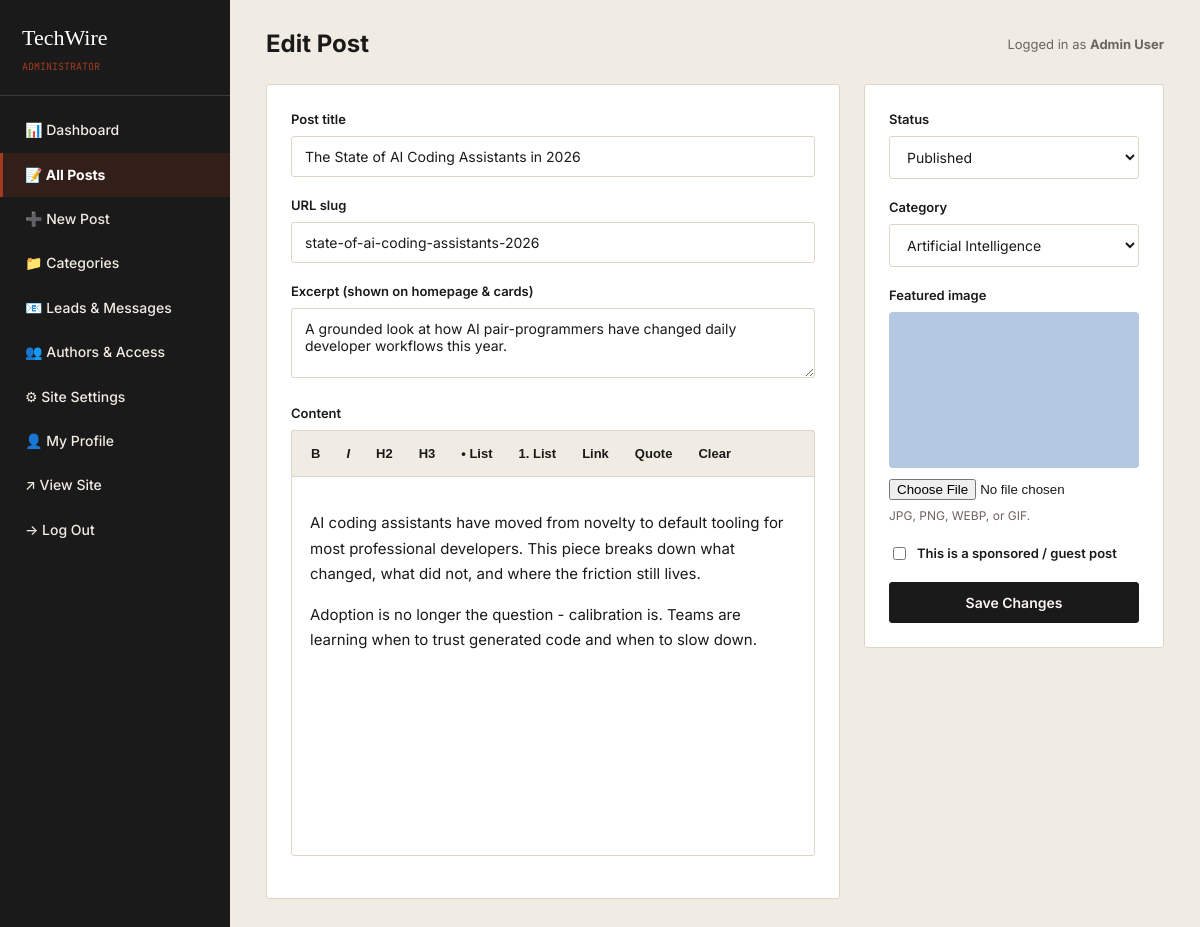
Screenshot of /admin/post-edit.php?id=1 (signed in) with the database file from the repository.
### tables this page shows
CREATE TABLE IF NOT EXISTS posts (
    id INT AUTO_INCREMENT PRIMARY KEY,
    title VARCHAR(255) NOT NULL,
    slug VARCHAR(255) NOT NULL UNIQUE,
    excerpt VARCHAR(500),
    content LONGTEXT NOT NULL,
    featured_image VARCHAR(255),
    category_id INT,
    author_id INT NOT NULL,
    status ENUM('draft','pending','published') NOT NULL DEFAULT 'draft',
    is_sponsored TINYINT(1) NOT NULL DEFAULT 0,
    post_type ENUM('standard','guest_post') NOT NULL DEFAULT 'standard',
    views INT NOT NULL DEFAULT 0,
    published_at DATETIME NULL,
    created_at DATETIME DEFAULT CURRENT_TIMESTAMP,
    updated_at DATETIME DEFAULT CURRENT_TIMESTAMP ON UPDATE CURRENT_TIMESTAMP,
    FOREIGN KEY (category_id) REFERENCES categories(id) ON DELETE SET NULL,
    FOREIGN KEY (author_id) REFERENCES users(id) ON DELETE CASCADE,
    FULLTEXT KEY ft_search (title, excerpt, content)
);

CREATE TABLE IF NOT EXISTS categories (
    id INT AUTO_INCREMENT PRIMARY KEY,
    name VARCHAR(100) NOT NULL,
    slug VARCHAR(100) NOT NULL UNIQUE,
    description VARCHAR(255),
    created_at DATETIME DEFAULT CURRENT_TIMESTAMP
);

### includes/functions.php (called while the page is built, shortened)
<?php
function e($str) {
    return htmlspecialchars($str ?? '', ENT_QUOTES, 'UTF-8');
}
function current_user_role() {
    return $_SESSION['user_role'] ?? null;
}

### admin/post-edit.php (the view, shortened to what this page needs)
<?php
require_once __DIR__ . '/../includes/config.php';
require_once __DIR__ . '/../includes/functions.php';
$post_id = (int)($_GET['id'] ?? 0);
$post = null;
if ($post_id) {
    $stmt = $pdo->prepare("SELECT * FROM posts WHERE id = ?");
    $stmt->execute([$post_id]);
    $post = $stmt->fetch();
}
$categories = $pdo->query("SELECT * FROM categories ORDER BY name")->fetchAll();
require_once __DIR__ . '/includes/admin-header.php';
?>
<form method="post" action="" enctype="multipart/form-data">
  <div class="editor-layout">
    <div>
      <div class="admin-card">
        <div class="form-group">
          <label for="title">Post title</label>
          <input type="text" id="title" name="title" required value="<?= e($post['title'] ?? '') ?>">
        </div>
        <div class="form-group">
          <label for="slug">URL slug</label>
          <input type="text" id="slug" name="slug" value="<?= e($post['slug'] ?? '') ?>" placeholder="auto-generated-from-title">
        </div>
        <div class="form-group">
          <label for="excerpt">Excerpt (shown on homepage &amp; cards)</label>
          <textarea id="excerpt" name="excerpt" style="min-height:70px;"><?= e($post['excerpt'] ?? '') ?></textarea>
        </div>
        <div class="form-group">
          <label>Content</label>
          <div class="editor-toolbar">
            <button data-cmd="bold"><b>B</b></button>
            <button data-cmd="italic"><i>I</i></button>
            <button data-cmd="formatBlock" data-value="H2">H2</button>
            <button data-cmd="formatBlock" data-value="H3">H3</button>
            <button data-cmd="insertUnorderedList">&bull; List</button>
            <button data-cmd="insertOrderedList">1. List</button>
            <button data-cmd="createLink" data-value="" onclick="this.setAttribute('data-value', prompt('Link URL:','https://') || '')">Link</button>
            <button data-cmd="formatBlock" data-value="BLOCKQUOTE">Quote</button>
            <button data-cmd="removeFormat">Clear</button>
          </div>
          <div id="content-editor" contenteditable="true"><?= $post['content'] ?? '<p>Start writing your article here...</p>' ?></div>
        </div>
      </div>
    </div>
    <div>
      <div class="admin-card">
        <div class="form-group">
          <label for="status">Status</label>
          <select id="status" name="status">
            <?php if (!$is_admin): ?>
              <option value="pending" <?= ($post['status'] ?? '')==='pending'?'selected':'' ?>>Submit for Review</option>
            <?php else: ?>
              <option value="published" <?= ($post['status'] ?? '')==='published'?'selected':'' ?>>Published</option>
            <?php endif; ?>
          </select>
        </div>
        <div class="form-group">
          <label for="category_id">Category</label>
          <select id="category_id" name="category_id">
            <?php foreach ($categories as $c): ?>
            <option value="<?= (int)$c['id'] ?>" <?= ($post['category_id'] ?? null)==$c['id']?'selected':'' ?>><?= e($c['name']) ?></option>
            <?php endforeach; ?>
          </select>
        </div>
        <div class="form-group">
          <label for="featured_image">Featured image</label>
          <?php if (!empty($post['featured_image'])): ?>
            <img src="<?= SITE_URL ?>/<?= e($post['featured_image']) ?>" style="width:100%; border-radius:4px; margin-bottom:8px;" alt="Current featured image">
          <?php endif; ?>
          <input type="file" id="featured_image" name="featured_image" accept="image/*">
          <div class="hint">JPG, PNG, WEBP, or GIF.</div>
        </div>
        <div class="form-group" style="display:flex; align-items:center; gap:8px;">
          <input type="checkbox" id="is_sponsored" name="is_sponsored" style="width:auto;" <?= !empty($post['is_sponsored'])?'checked':'' ?>>
          <label for="is_sponsored" style="margin:0;">This is a sponsored / guest post</label>
        </div>
        <button type="submit" class="btn btn-primary btn-block"><?= $post ? 'Save Changes' : 'Create Post' ?></button>
      </div>
    </div>
  </div>
</form>
<?php require_once __DIR__ . '/includes/admin-footer.php'; ?>

### assets/css/style.css (style rules this page uses)
:root { --ink: #1A1A1A; --paper: #FAF7F2; --paper-warm: #F1ECE3; --blue: #1E3A5F; --blue-light: #2E5481; --brick: #A33B20; --grey: #6B6560; --grey-light: #C9C2B8; --border: #DDD5C7; --white: #FFFFFF; --serif: 'Source Serif 4', Georgia, serif; --sans: 'Inter', -apple-system, sans-serif; --mono: 'JetBrains Mono', 'Courier New', monospace; --max-width: 1180px; --radius: 3px; }
* { box-sizing: border-box; }
html { scroll-behavior: smooth; }
body { margin: 0; font-family: var(--sans); color: var(--ink); background: var(--paper); line-height: 1.6; -webkit-font-smoothing: antialiased; }
img { max-width: 100%; display: block; }
.btn { display: inline-block; font-family: var(--sans); font-weight: 600; font-size: 14px; padding: 11px 22px; border-radius: var(--radius); border: 1.5px solid var(--ink); cursor: pointer; text-align: center; }
.btn-primary { background: var(--ink); color: var(--paper); }
.btn-block { display: block; width: 100%; }
.form-group { margin-bottom: 18px; }
.form-group label { display: block; font-size: 13px; font-weight: 600; margin-bottom: 6px; }
.form-group .hint { font-size: 12px; color: var(--grey); margin-top: 4px; }
input[type=text], input[type=email], input[type=password], input[type=url], input[type=search], textarea, select { width: 100%; padding: 11px 13px; border: 1px solid var(--border); border-radius: var(--radius); font-family: var(--sans); font-size: 14px; background: var(--white); color: var(--ink); }
textarea { min-height: 120px; resize: vertical; }
.admin-body { background: var(--paper-warm); font-family: var(--sans); }
.admin-card { background: var(--white); border: 1px solid var(--border); border-radius: var(--radius); padding: 24px; margin-bottom: 24px; }
.editor-layout { display: grid; grid-template-columns: 1fr 300px; gap: 24px; }
.editor-toolbar { display: flex; gap: 4px; border: 1px solid var(--border); border-bottom: none; background: var(--paper-warm); padding: 8px; border-radius: var(--radius) var(--radius) 0 0; flex-wrap: wrap; }
.editor-toolbar button { border: 1px solid transparent; background: transparent; padding: 6px 10px; font-size: 13px; font-weight: 700; cursor: pointer; border-radius: 2px; color: var(--ink); }
#content-editor { border: 1px solid var(--border); border-radius: 0 0 var(--radius) var(--radius); padding: 18px; min-height: 380px; font-size: 15px; line-height: 1.7; background: var(--white); outline: none; }

### rows the page displays
posts: title "The State of AI Coding Assistants in 2026", slug "state-of-ai-coding-assistants-2026", excerpt "A grounded look at how AI pair-programmers have changed daily developer workflows this year.", content "AI coding assistants have moved from novelty to default tooling for most professional developers. This piece breaks down what changed, what did not, and where the friction still lives. Adoption is no longer the question - calibration is. Teams are learning when to trust generated code and when to slow down.", status "Published", category_id "Artificial Intelligence", featured_image (picture)

### other values shown
$site_name "TechWire"
$page_title "Edit Post"
$_SESSION['user_name'] "Admin User"
